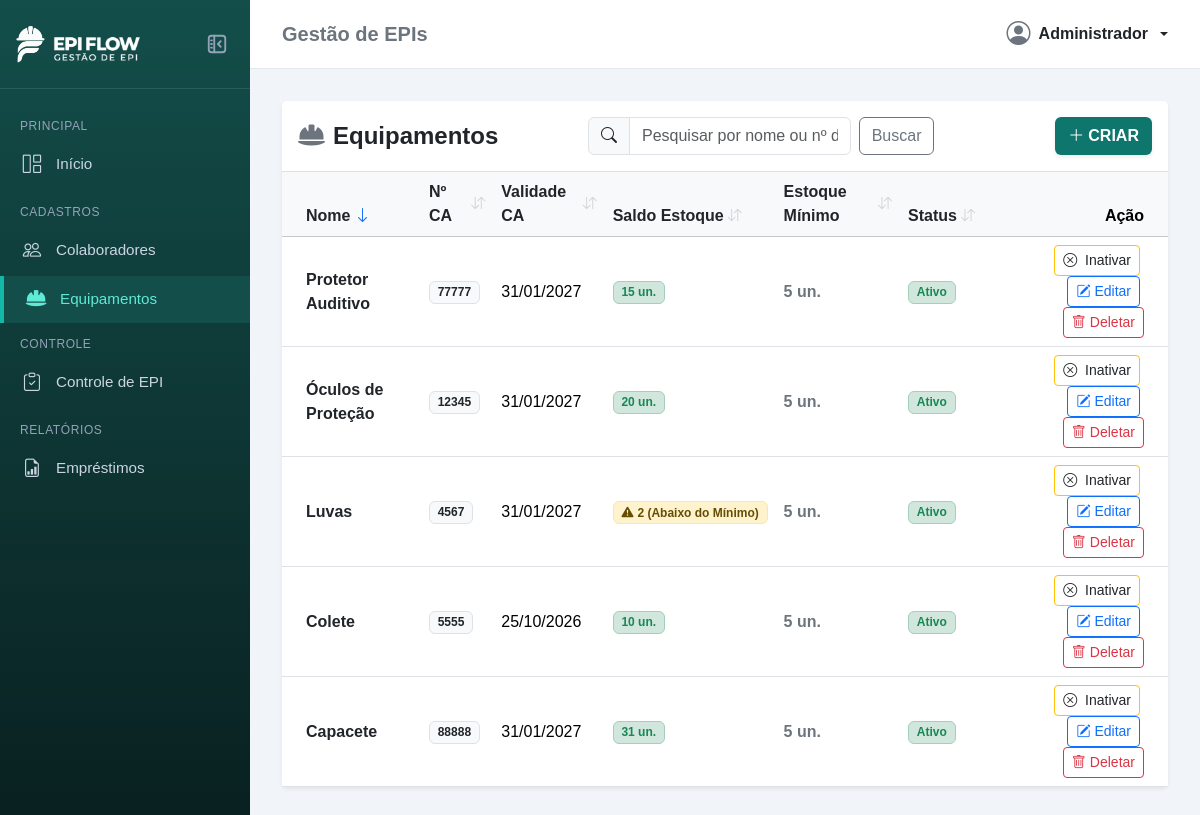
Page /epis/?busca=&campo=nome&direcao=desc on the committed database.
### apps/epis/models.py (models this page shows, shortened)
class Equipamento(models.Model):
    nome = models.CharField(max_length=100)
    ca_numero = models.CharField(max_length=30)
    validade_ca = models.DateField()
    saldo_estoque = models.IntegerField(default=0)
    estoque_minimo = models.IntegerField(default=5)
    ativo = models.BooleanField(default=True)
    @property
    def ca_vencido(self):
        from django.utils import timezone
        if self.validade_ca:
            return self.validade_ca < timezone.now().date()
        return False

### apps/epis/views.py (the view)
# urls.py: path('', views.listar_equipamentos, name='listar'),
def listar_equipamentos(request):
    termo_busca = request.GET.get('busca', '').strip()
    campo_ordenacao = request.GET.get('campo', 'nome')
    direcao_ordenacao = request.GET.get('direcao', 'asc')
    todos = list(Equipamento.objects.all())
    if termo_busca:
        termo_normalizado = remover_acentos(termo_busca)
        equipamentos = [
            e for e in todos
            if termo_normalizado in remover_acentos(e.nome)
            or termo_normalizado in remover_acentos(e.ca_numero)
        ]
    else:
        equipamentos = todos
    equipamentos = aplicar_ordenacao_equipamentos(equipamentos, campo_ordenacao, direcao_ordenacao)
    return render(request, 'epis/listar.html', {
        'equipamentos': equipamentos,
        'termo_busca': termo_busca,
        'campo_ordenacao': campo_ordenacao,
        'direcao_ordenacao': direcao_ordenacao,
    })

### apps/epis/views.py (called while the page is built, shortened)
def remover_acentos(texto):
    if not texto:
        return ''
    return ''.join(
        c for c in unicodedata.normalize('NFD', str(texto))
        if unicodedata.category(c) != 'Mn'
    ).lower()

def aplicar_ordenacao_equipamentos(equipamentos, campo, direcao):
    reverse = (direcao == 'desc')
    if campo == 'nome':
        return sorted(equipamentos, key=lambda x: remover_acentos(x.nome), reverse=reverse)
    elif campo == 'saldo_estoque':
        return sorted(equipamentos, key=lambda x: x.saldo_estoque or 0, reverse=reverse)
    elif campo == 'estoque_minimo':
        return sorted(equipamentos, key=lambda x: x.estoque_minimo or 0, reverse=reverse)
    elif campo == 'status':
        return sorted(equipamentos, key=lambda x: 'Ativo' if x.ativo else 'Inativo', reverse=reverse)
    else:
        return sorted(equipamentos, key=lambda x: remover_acentos(x.nome), reverse=False)

### templates/epis/listar.html (shortened to what this page needs)
{% extends 'base.html' %}
{% block content %}
<div class="card shadow-sm border-0">
    <div class="card-header bg-white border-bottom py-3">
        <div class="row g-3 align-items-center justify-content-between">
            <div class="col-12 col-md-4">
                <h4 class="mb-0 fw-bold">
                    <i class="fa-solid fa-helmet-safety me-2 text-secondary"></i>Equipamentos
                </h4>
            </div>
            <div class="col-12 col-md-5">
                <form method="GET" class="d-flex gap-2">
                    <div class="input-group">
                        <span class="input-group-text bg-light"><i class="bi bi-search"></i></span>
                        <input type="text" name="busca" class="form-control"
                            placeholder="Pesquisar por nome ou nº do CA" value="{{ termo_busca }}">
                    </div>
                    <button type="submit" class="btn btn-outline-secondary">Buscar</button>
                </form>
            </div>
            <div class="col-12 col-md-3 text-md-end">
                <a href="{% url 'epis:cadastrar' %}" class="btn btn-custom fw-bold shadow-sm">
                    <i class="bi bi-plus-lg me-1"></i>CRIAR
                </a>
            </div>
        </div>
    </div>
    <div class="card-body p-0">
        {% if equipamentos %}
        <div class="table-responsive">
            <table class="table table-hover align-middle mb-0">
                <thead class="table-light">
                    <tr>
                        <th class="ps-4">
                            <a href="?busca={{ termo_busca }}&campo=nome&direcao={% if campo_ordenacao == 'nome' and direcao_ordenacao == 'asc' %}desc{% else %}asc{% endif %}"
                                class="text-dark text-decoration-none d-inline-flex align-items-center gap-1"
                                title="Clique para ordenar por Nome">
                                <span>Nome</span>
                                {% if campo_ordenacao == 'nome' %}
                                {% if direcao_ordenacao == 'asc' %}
                                <i class="bi bi-arrow-up text-primary fw-bold" title="Crescente (A-Z)"></i>
                                {% else %}
                                <i class="bi bi-arrow-down text-primary fw-bold" title="Decrescente (Z-A)"></i>
                                {% endif %}
                                {% else %}
                                <i class="bi bi-arrow-down-up text-muted opacity-25 small"></i>
                                {% endif %}
                            </a>
                        </th>
                        <th>
                            <a href="?busca={{ termo_busca }}&campo=ca_numero&direcao={% if campo_ordenacao == 'ca_numero' and direcao_ordenacao == 'asc' %}desc{% else %}asc{% endif %}"
                                class="text-dark text-decoration-none d-inline-flex align-items-center gap-1"
                                title="Clique para ordenar por Nº CA">
                                <span>Nº CA</span>
                                {% if campo_ordenacao == 'ca_numero' %}
                                {% if direcao_ordenacao == 'asc' %}
                                <i class="bi bi-arrow-up text-primary fw-bold" title="Crescente"></i>
                                {% else %}
                                <i class="bi bi-arrow-down text-primary fw-bold" title="Decrescente"></i>
                                {% endif %}
                                {% else %}
                                <i class="bi bi-arrow-down-up text-muted opacity-25 small"></i>
                                {% endif %}
                            </a>
                        </th>
                        <th>
                            <a href="?busca={{ termo_busca }}&campo=validade_ca&direcao={% if campo_ordenacao == 'validade_ca' and direcao_ordenacao == 'asc' %}desc{% else %}asc{% endif %}"
                                class="text-dark text-decoration-none d-inline-flex align-items-center gap-1"
                                title="Clique para ordenar por Validade CA">
                                <span>Validade CA</span>
                                {% if campo_ordenacao == 'validade_ca' %}
                                {% if direcao_ordenacao == 'asc' %}
                                <i class="bi bi-arrow-up text-primary fw-bold" title="Mais antigas primeiro"></i>
                                {% else %}
                                <i class="bi bi-arrow-down text-primary fw-bold" title="Mais recentes primeiro"></i>
                                {% endif %}
                                {% else %}
                                <i class="bi bi-arrow-down-up text-muted opacity-25 small"></i>
                                {% endif %}
                            </a>
                        </th>
                        <th>
                            <a href="?busca={{ termo_busca }}&campo=saldo_estoque&direcao={% if campo_ordenacao == 'saldo_estoque' and direcao_ordenacao == 'asc' %}desc{% else %}asc{% endif %}"
                                class="text-dark text-decoration-none d-inline-flex align-items-center gap-1"
                                title="Clique para ordenar por Saldo Estoque">
                                <span>Saldo Estoque</span>
                                {% if campo_ordenacao == 'saldo_estoque' %}
                                {% if direcao_ordenacao == 'asc' %}
                                <i class="bi bi-arrow-up text-primary fw-bold" title="Menor saldo primeiro"></i>
                                {% else %}
                                <i class="bi bi-arrow-down text-primary fw-bold" title="Maior saldo primeiro"></i>
                                {% endif %}
                                {% else %}
                                <i class="bi bi-arrow-down-up text-muted opacity-25 small"></i>
                                {% endif %}
                            </a>
                        </th>
                        <th>
                            <a href="?busca={{ termo_busca }}&campo=estoque_minimo&direcao={% if campo_ordenacao == 'estoque_minimo' and direcao_ordenacao == 'asc' %}desc{% else %}asc{% endif %}"
                                class="text-dark text-decoration-none d-inline-flex align-items-center gap-1"
                                title="Clique para ordenar por Estoque Mínimo">
                                <span>Estoque Mínimo</span>
                                {% if campo_ordenacao == 'estoque_minimo' %}
                                {% if direcao_ordenacao == 'asc' %}
                                <i class="bi bi-arrow-up text-primary fw-bold"
                                    title="Menor estoque mínimo primeiro"></i>
                                {% else %}
                                <i class="bi bi-arrow-down text-primary fw-bold"
                                    title="Maior estoque mínimo primeiro"></i>
                                {% endif %}
                                {% else %}
                                <i class="bi bi-arrow-down-up text-muted opacity-25 small"></i>
                                {% endif %}
                            </a>
                        </th>
                        <th>
                            <a href="?busca={{ termo_busca }}&campo=status&direcao={% if campo_ordenacao == 'status' and direcao_ordenacao == 'asc' %}desc{% else %}asc{% endif %}"
                                class="text-dark text-decoration-none d-inline-flex align-items-center gap-1"
                                title="Clique para ordenar por Status">
                                <span>Status</span>
                                {% if campo_ordenacao == 'status' %}
                                {% if direcao_ordenacao == 'asc' %}
                                <i class="bi bi-arrow-up text-primary fw-bold" title="Crescente (Ativo primeiro)"></i>
                                {% else %}
                                <i class="bi bi-arrow-down text-primary fw-bold"
                                    title="Decrescente (Inativo primeiro)"></i>
                                {% endif %}
                                {% else %}
                                <i class="bi bi-arrow-down-up text-muted opacity-25 small"></i>
                                {% endif %}
                            </a>
                        </th>
                        <th class="text-end pe-4">Ação</th>
                    </tr>
                </thead>
                <tbody>
                    {% for equip in equipamentos %}
                    <tr class="{% if not equip.ativo %}table-light opacity-75{% endif %}">
                        <td class="ps-4 fw-semibold text-dark">{{ equip.nome }}</td>
                        <td><span class="badge bg-light text-dark border">{{ equip.ca_numero }}</span></td>
                        <td>
                            {{ equip.validade_ca|date:"d/m/Y" }}
                        </td>
                        <td>
                            {% if equip.saldo_estoque <= 0 %} <span
                                class="badge bg-danger-subtle text-danger border border-danger-subtle fw-semibold"
                                title="Estoque esgotado!">
                                <i class="bi bi-x-circle me-1"></i>0 (Esgotado)
                                </span>
                                {% elif equip.saldo_estoque <= equip.estoque_minimo %} <span
                                    class="badge bg-warning-subtle text-warning-emphasis border border-warning-subtle fw-semibold"
                                    title="Saldo atingiu o estoque mínimo de reposição!">
                                    <i class="bi bi-exclamation-triangle-fill me-1"></i>{{ equip.saldo_estoque }}
                                    (Abaixo do Mínimo)
                                    </span>
                                    {% else %}
                                    <span
                                        class="badge bg-success-subtle text-success border border-success-subtle fw-semibold">
                                        {{ equip.saldo_estoque }} un.
                                    </span>
                                    {% endif %}
                        </td>
                        <td>
                            <span class="text-secondary fw-semibold">{{ equip.estoque_minimo }} un.</span>
                        </td>
                        <td>
                            {% if equip.ativo %}
                            <span class="badge bg-success-subtle text-success border border-success-subtle">Ativo</span>
                            {% else %}
                            <span
                                class="badge bg-secondary-subtle text-secondary border border-secondary-subtle">Inativo</span>
                            {% endif %}
                        </td>
                        <td class="text-end pe-4">
                            <a href="{% url 'epis:alternar_status' equip.id %}"
                                class="btn btn-sm {% if equip.ativo %}btn-outline-warning text-dark{% else %}btn-outline-success{% endif %} me-1"
                                title="{% if equip.ativo %}Inativar Equipamento{% else %}Ativar Equipamento{% endif %}">
                                <i
                                    class="bi {% if equip.ativo %}bi-x-circle{% else %}bi-check-circle{% endif %} me-1"></i>
                                {% if equip.ativo %}Inativar{% else %}Ativar{% endif %}
                            </a>
                            <a href="{% url 'epis:editar' equip.id %}" class="btn btn-sm btn-outline-primary me-1">
                                <i class="bi bi-pencil-square me-1"></i>Editar
                            </a>
                            <button type="button" class="btn btn-sm btn-outline-danger" data-bs-toggle="modal"
                                data-bs-target="#modalExcluir" data-equip-id="{{ equip.id }}"
                                data-equip-nome="{{ equip.nome }}">
                                <i class="bi bi-trash me-1"></i>Deletar
                            </button>
                        </td>
                    </tr>
                    {% endfor %}
                </tbody>
            </table>
        </div>
        {% endif %}
    </div>
</div>
{% endblock %}

### static/css/style.css (style rules this page uses)
:root { --primary-teal: #0f766e; --primary-dark: #134e4a; --sidebar-bg: #092020; --sidebar-hover: #134e4a; }
body { background-color: #f1f5f9; font-family: Arial, sans-serif; color: #333; margin: 0; min-height: 100vh; }
.btn-custom { background-color: var(--primary-teal); color: white; }

### rows in the picture
Equipamento: nome "Protetor Auditivo", ca_numero "77777", validade_ca "31/01/2027", saldo_estoque "15", estoque_minimo "5", ativo "Ativo"
Equipamento: nome "Óculos de Proteção", ca_numero "12345", validade_ca "31/01/2027", saldo_estoque "20", estoque_minimo "5", ativo "Ativo"
Equipamento: nome "Luvas", ca_numero "4567", validade_ca "31/01/2027", saldo_estoque "2", estoque_minimo "5", ativo "Ativo"
Equipamento: nome "Colete", ca_numero "5555", validade_ca "25/10/2026", saldo_estoque "10", estoque_minimo "5", ativo "Ativo"
Equipamento: nome "Capacete", ca_numero "88888", validade_ca "31/01/2027", saldo_estoque "31", estoque_minimo "5", ativo "Ativo"
